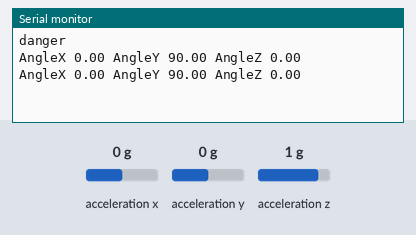
Recording of a sketch running on a simulated Arduino Uno, built with avr-gcc and run on an emulated ATmega328P. On the bench: the last lines printed to the serial monitor. The inputs (shaded band) are chosen by the test bench; at power-on: acceleration x 0 g, acceleration y 0 g, acceleration z 1 g.

Above: at 1.8 s.
1.9 s: acceleration x set to -1.4 g
At 2.4 s:
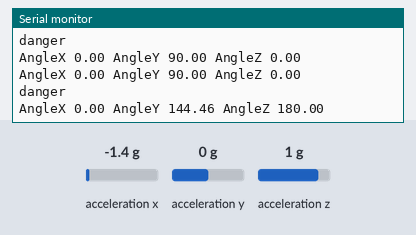
3.4 s: acceleration y set to -1.4 g
At 4.7 s:
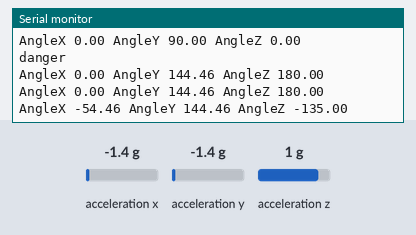
4.9 s: acceleration z set to -1.4 g
At 5.8 s:
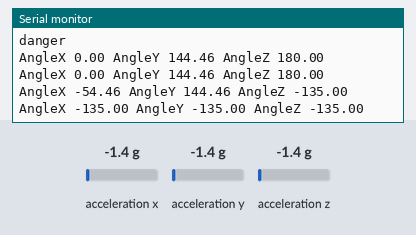
Timing chart, 0 to 7.9 s (numbered marks = the images above; inputs shaded):
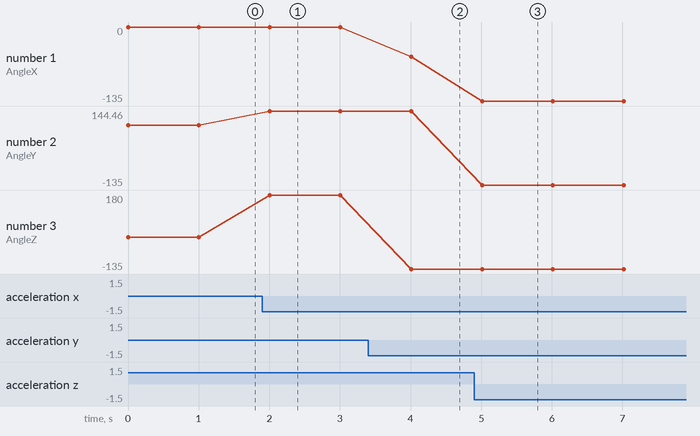

The sketch:

accel.ino
```cpp
#include "Wire.h"
#include "I2Cdev.h"
#include "MPU6050.h"
#include "math.h"

#define angleThresholdX 5
#define angleThresholdY 5
#define angleThresholdZ 10

MPU6050 mpu;


int16_t accY, accZ, accX;

float currentAngleX = angleThresholdX + 1;
float currentAngleY = angleThresholdY + 1;
float currentAngleZ = angleThresholdZ + 1;

float prevAngleX = angleThresholdX;
float prevAngleY = angleThresholdY;
float prevAngleZ = angleThresholdZ;

void setup() {
  Serial.begin(115200);
  // set the status LED to output mode
  //pinMode(13, OUTPUT);
  // initialize the MPU6050 and set offset values
  mpu.initialize();
  mpu.setYAccelOffset(1593);
  mpu.setZAccelOffset(963);
  //mpu.setXAccelOffset(1593);

}


void loop() {
  // read acceleration and gyroscope values
  accY = mpu.getAccelerationY();
  accZ = mpu.getAccelerationZ();
  accX = mpu.getAccelerationX();
  currentAngleX = atan2(accY, accZ)*RAD_TO_DEG;
  currentAngleY = atan2(accZ, accX)*RAD_TO_DEG;
  currentAngleZ = atan2(accY, accX)*RAD_TO_DEG;

  if(currentAngleX - prevAngleX > angleThresholdX || currentAngleY - prevAngleY > angleThresholdY || currentAngleZ - prevAngleZ > angleThresholdZ){
    //danger state
    Serial.println("danger");
  }
  prevAngleX = currentAngleX;
  prevAngleY = currentAngleY;
  prevAngleZ = currentAngleZ;


  Serial.print("AngleX ");Serial.print(currentAngleX);
  Serial.print(" AngleY ");Serial.print(currentAngleY);
  Serial.print(" AngleZ ");Serial.print(currentAngleZ);
//  Serial.print("currentAngle ");Serial.print(currentAngle);
//  Serial.print(" error ");Serial.print(error);
  Serial.println();
  delay(1000);


}
```

Measured:
- after the input at 1.9 s, the serial monitor: prints a new line after 0.11 s (image 1)
- after the input at 3.4 s, the serial monitor: prints a new line after 0.61 s (image 2)
- after the input at 4.9 s, the serial monitor: prints a new line after 0.11 s (image 3)
- plotted number 1: 0 → -54.46 after the input at 3.4 s
- plotted number 2: 90 → 144.46 after the input at 1.9 s
- plotted number 3: 0 → 180 after the input at 1.9 s, 180 → -135 after the input at 3.4 s
